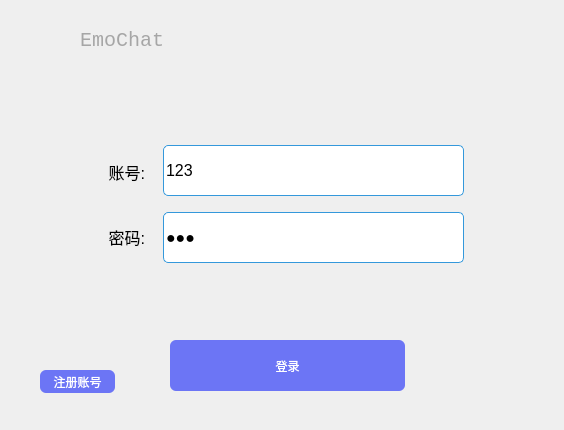
<?xml version="1.0" encoding="UTF-8"?>
<ui version="4.0">
 <class>Logging</class>
 <widget class="QWidget" name="Logging">
  <property name="geometry">
   <rect>
    <x>0</x>
    <y>0</y>
    <width>564</width>
    <height>430</height>
   </rect>
  </property>
  <property name="windowTitle">
   <string>Form</string>
  </property>
  <property name="windowIcon">
   <iconset resource="src.qrc">
    <normaloff>:/pic/src/wechat2.png</normaloff>:/pic/src/wechat2.png</iconset>
  </property>
  <widget class="QWidget" name="centerWidget" native="true">
   <property name="geometry">
    <rect>
     <x>0</x>
     <y>0</y>
     <width>561</width>
     <height>430</height>
    </rect>
   </property>
   <property name="minimumSize">
    <size>
     <width>430</width>
     <height>330</height>
    </size>
   </property>
   <property name="maximumSize">
    <size>
     <width>1000</width>
     <height>1000</height>
    </size>
   </property>
   <widget class="QStackedWidget" name="stackedWidget">
    <property name="geometry">
     <rect>
      <x>30</x>
      <y>10</y>
      <width>511</width>
      <height>401</height>
     </rect>
    </property>
    <property name="autoFillBackground">
     <bool>false</bool>
    </property>
    <property name="styleSheet">
     <string notr="true"/>
    </property>
    <property name="frameShape">
     <enum>QFrame::NoFrame</enum>
    </property>
    <property name="currentIndex">
     <number>0</number>
    </property>
    <widget class="QWidget" name="page">
     <widget class="QLabel" name="label">
      <property name="geometry">
       <rect>
        <x>54</x>
        <y>131</y>
        <width>61</width>
        <height>61</height>
       </rect>
      </property>
      <property name="font">
       <font>
        <pointsize>12</pointsize>
       </font>
      </property>
      <property name="layoutDirection">
       <enum>Qt::LeftToRight</enum>
      </property>
      <property name="text">
       <string>账号:</string>
      </property>
      <property name="alignment">
       <set>Qt::AlignRight|Qt::AlignTrailing|Qt::AlignVCenter</set>
      </property>
     </widget>
     <widget class="QLabel" name="label_2">
      <property name="geometry">
       <rect>
        <x>54</x>
        <y>196</y>
        <width>61</width>
        <height>61</height>
       </rect>
      </property>
      <property name="font">
       <font>
        <pointsize>12</pointsize>
       </font>
      </property>
      <property name="text">
       <string>密码:</string>
      </property>
      <property name="alignment">
       <set>Qt::AlignRight|Qt::AlignTrailing|Qt::AlignVCenter</set>
      </property>
     </widget>
     <widget class="QPushButton" name="pushBtn_close">
      <property name="geometry">
       <rect>
        <x>450</x>
        <y>0</y>
        <width>34</width>
        <height>40</height>
       </rect>
      </property>
      <property name="styleSheet">
       <string notr="true">QPushButton {
	border: none; /* no border for a flat push button */
	image: url(:/src/close.png); /* 最小化 */
	min-width: 34px;
	max-width: 34px;
	min-height: 40px;
	max-height: 40px;
}
QPushButton::hover {
	background-color: #f57575; 
}</string>
      </property>
      <property name="text">
       <string/>
      </property>
      <property name="icon">
       <iconset resource="src.qrc">
        <normaloff>:/pic/src/close.png</normaloff>:/pic/src/close.png</iconset>
      </property>
      <property name="iconSize">
       <size>
        <width>40</width>
        <height>40</height>
       </size>
      </property>
     </widget>
     <widget class="QLineEdit" name="lineEdit_account">
      <property name="geometry">
       <rect>
        <x>133</x>
        <y>135</y>
        <width>301</width>
        <height>51</height>
       </rect>
      </property>
      <property name="minimumSize">
       <size>
        <width>240</width>
        <height>22</height>
       </size>
      </property>
      <property name="maximumSize">
       <size>
        <width>2400</width>
        <height>2400</height>
       </size>
      </property>
      <property name="font">
       <font>
        <pointsize>12</pointsize>
       </font>
      </property>
      <property name="styleSheet">
       <string notr="true">QLineEdit{
	color: rgb(0, 0, 0);
	border-style: none;
	border-radius: 5px;	
	border-right:1px solid #3498db;
	border-top:1px solid #3498db;
	border-left:1px solid #3498db;
	border-bottom:1px solid #3498db;
	min-height: 20px;
}
QLineEdit:focus {
    border: 2px solid #3498db;
}</string>
      </property>
      <property name="text">
       <string>123</string>
      </property>
      <property name="maxLength">
       <number>16</number>
      </property>
     </widget>
     <widget class="QLineEdit" name="lineEdit_password">
      <property name="geometry">
       <rect>
        <x>133</x>
        <y>202</y>
        <width>301</width>
        <height>51</height>
       </rect>
      </property>
      <property name="minimumSize">
       <size>
        <width>240</width>
        <height>22</height>
       </size>
      </property>
      <property name="maximumSize">
       <size>
        <width>2400</width>
        <height>3000</height>
       </size>
      </property>
      <property name="font">
       <font>
        <pointsize>12</pointsize>
       </font>
      </property>
      <property name="styleSheet">
       <string notr="true">QLineEdit{
	color: rgb(0, 0, 0);
	border-style: none;
	border-radius: 5px;	
	border-right:1px solid #3498db;
	border-top:1px solid #3498db;
	border-left:1px solid #3498db;
	border-bottom:1px solid #3498db;
	min-height: 20px;
}
QLineEdit:focus {
    border: 2px solid #3498db;
}</string>
      </property>
      <property name="text">
       <string>123</string>
      </property>
      <property name="maxLength">
       <number>32</number>
      </property>
      <property name="echoMode">
       <enum>QLineEdit::Password</enum>
      </property>
     </widget>
     <widget class="QPushButton" name="pushBtn_hide">
      <property name="geometry">
       <rect>
        <x>410</x>
        <y>0</y>
        <width>34</width>
        <height>40</height>
       </rect>
      </property>
      <property name="styleSheet">
       <string notr="true">QPushButton {
	border: none; /* no border for a flat push button */
	image: url(:/src/min.png); /* 最小化 */
	min-width: 34px;
	max-width: 34px;
	min-height: 40px;
	max-height: 40px;
}
QPushButton::hover {
	background-color: rgba(166,166,166, 50); 
}</string>
      </property>
      <property name="text">
       <string/>
      </property>
      <property name="icon">
       <iconset resource="src.qrc">
        <normaloff>:/pic/src/min.png</normaloff>:/pic/src/min.png</iconset>
      </property>
      <property name="iconSize">
       <size>
        <width>40</width>
        <height>40</height>
       </size>
      </property>
     </widget>
     <widget class="QLabel" name="label_4">
      <property name="geometry">
       <rect>
        <x>50</x>
        <y>10</y>
        <width>121</width>
        <height>41</height>
       </rect>
      </property>
      <property name="font">
       <font>
        <family>Consolas</family>
        <pointsize>15</pointsize>
       </font>
      </property>
      <property name="styleSheet">
       <string notr="true">color: rgb(166,166,166);</string>
      </property>
      <property name="text">
       <string>EmoChat</string>
      </property>
     </widget>
     <widget class="QPushButton" name="pushButton_seePassword">
      <property name="geometry">
       <rect>
        <x>390</x>
        <y>210</y>
        <width>36</width>
        <height>36</height>
       </rect>
      </property>
      <property name="styleSheet">
       <string notr="true">border:none;</string>
      </property>
      <property name="text">
       <string/>
      </property>
      <property name="icon">
       <iconset resource="src.qrc">
        <normaloff>:/pic/src/eyes_open.png</normaloff>
        <normalon>:/pic/src/eyes_close.png</normalon>:/pic/src/eyes_open.png</iconset>
      </property>
      <property name="iconSize">
       <size>
        <width>36</width>
        <height>36</height>
       </size>
      </property>
      <property name="checkable">
       <bool>true</bool>
      </property>
     </widget>
     <widget class="QLabel" name="label_6">
      <property name="geometry">
       <rect>
        <x>0</x>
        <y>10</y>
        <width>40</width>
        <height>40</height>
       </rect>
      </property>
      <property name="text">
       <string/>
      </property>
      <property name="pixmap">
       <pixmap resource="src.qrc">:/pic/src/emochat.png</pixmap>
      </property>
      <property name="scaledContents">
       <bool>true</bool>
      </property>
     </widget>
     <widget class="QPushButton" name="pushButton_login">
      <property name="geometry">
       <rect>
        <x>140</x>
        <y>330</y>
        <width>235</width>
        <height>51</height>
       </rect>
      </property>
      <property name="minimumSize">
       <size>
        <width>235</width>
        <height>35</height>
       </size>
      </property>
      <property name="styleSheet">
       <string notr="true">QPushButton{
	
	color: rgb(255, 255, 255);
	border-style: solid;
	border-radius: 6px;	
	background-color: rgb(108, 117, 245);
}

QPushButton:hover{
	background-color: rgb(56,205,127);
}

QPushButton:pressed {
	background-color: rgb(7,193,96);
}</string>
      </property>
      <property name="text">
       <string>登录</string>
      </property>
      <property name="icon">
       <iconset>
        <disabledoff>:/icon/src/icon1.ico</disabledoff>
       </iconset>
      </property>
      <property name="iconSize">
       <size>
        <width>20</width>
        <height>20</height>
       </size>
      </property>
     </widget>
     <widget class="QPushButton" name="pushbtn_regist">
      <property name="geometry">
       <rect>
        <x>10</x>
        <y>360</y>
        <width>75</width>
        <height>23</height>
       </rect>
      </property>
      <property name="cursor">
       <cursorShape>ArrowCursor</cursorShape>
      </property>
      <property name="statusTip">
       <string>注册</string>
      </property>
      <property name="styleSheet">
       <string notr="true">QPushButton{
	
	color: rgb(255, 255, 255);
	border-style: solid;
	border-radius: 6px;	
	background-color: rgb(108, 117, 245);
}

QPushButton:hover{
	background-color: rgb(56,205,127);
}

QPushButton:pressed {
	background-color: rgb(7,193,96);
}</string>
      </property>
      <property name="text">
       <string>注册账号</string>
      </property>
     </widget>
    </widget>
    <widget class="QWidget" name="page_2">
     <widget class="QLabel" name="label_7">
      <property name="geometry">
       <rect>
        <x>83</x>
        <y>120</y>
        <width>81</width>
        <height>31</height>
       </rect>
      </property>
      <property name="font">
       <font>
        <pointsize>12</pointsize>
       </font>
      </property>
      <property name="text">
       <string>密码:</string>
      </property>
      <property name="alignment">
       <set>Qt::AlignRight|Qt::AlignTrailing|Qt::AlignVCenter</set>
      </property>
     </widget>
     <widget class="QLineEdit" name="lineEdit_account_2">
      <property name="geometry">
       <rect>
        <x>200</x>
        <y>80</y>
        <width>240</width>
        <height>30</height>
       </rect>
      </property>
      <property name="minimumSize">
       <size>
        <width>240</width>
        <height>22</height>
       </size>
      </property>
      <property name="maximumSize">
       <size>
        <width>240</width>
        <height>30</height>
       </size>
      </property>
      <property name="styleSheet">
       <string notr="true">QLineEdit{
	color: rgb(0, 0, 0);
	border-style: none;
	border-radius: 5px;	
	border-right:1px solid #3498db;
	border-top:1px solid #3498db;
	border-left:1px solid #3498db;
	border-bottom:1px solid #3498db;
	min-height: 20px;
}
QLineEdit:focus {
    border: 2px solid #3498db;
}</string>
      </property>
      <property name="text">
       <string/>
      </property>
      <property name="maxLength">
       <number>16</number>
      </property>
     </widget>
     <widget class="QLineEdit" name="lineEdit_password_2">
      <property name="geometry">
       <rect>
        <x>200</x>
        <y>120</y>
        <width>240</width>
        <height>30</height>
       </rect>
      </property>
      <property name="minimumSize">
       <size>
        <width>240</width>
        <height>22</height>
       </size>
      </property>
      <property name="maximumSize">
       <size>
        <width>240</width>
        <height>30</height>
       </size>
      </property>
      <property name="styleSheet">
       <string notr="true">QLineEdit{
	color: rgb(0, 0, 0);
	border-style: none;
	border-radius: 5px;	
	border-right:1px solid #3498db;
	border-top:1px solid #3498db;
	border-left:1px solid #3498db;
	border-bottom:1px solid #3498db;
	min-height: 20px;
}
QLineEdit:focus {
    border: 2px solid #3498db;
}</string>
      </property>
      <property name="text">
       <string/>
      </property>
      <property name="maxLength">
       <number>32</number>
      </property>
     </widget>
     <widget class="QLineEdit" name="lineEdit_password_3">
      <property name="geometry">
       <rect>
        <x>200</x>
        <y>160</y>
        <width>240</width>
        <height>30</height>
       </rect>
      </property>
      <property name="minimumSize">
       <size>
        <width>240</width>
        <height>22</height>
       </size>
      </property>
      <property name="maximumSize">
       <size>
        <width>240</width>
        <height>30</height>
       </size>
      </property>
      <property name="styleSheet">
       <string notr="true">QLineEdit{
	color: rgb(0, 0, 0);
	border-style: none;
	border-radius: 5px;	
	border-right:1px solid #3498db;
	border-top:1px solid #3498db;
	border-left:1px solid #3498db;
	border-bottom:1px solid #3498db;
	min-height: 20px;
}
QLineEdit:focus {
    border: 2px solid #3498db;
}</string>
      </property>
      <property name="text">
       <string/>
      </property>
      <property name="maxLength">
       <number>32</number>
      </property>
     </widget>
     <widget class="QLabel" name="label_8">
      <property name="geometry">
       <rect>
        <x>73</x>
        <y>160</y>
        <width>91</width>
        <height>31</height>
       </rect>
      </property>
      <property name="font">
       <font>
        <pointsize>12</pointsize>
       </font>
      </property>
      <property name="text">
       <string>确认密码:</string>
      </property>
      <property name="alignment">
       <set>Qt::AlignRight|Qt::AlignTrailing|Qt::AlignVCenter</set>
      </property>
     </widget>
     <widget class="QLabel" name="label_9">
      <property name="geometry">
       <rect>
        <x>83</x>
        <y>80</y>
        <width>81</width>
        <height>31</height>
       </rect>
      </property>
      <property name="font">
       <font>
        <pointsize>12</pointsize>
       </font>
      </property>
      <property name="text">
       <string>账号:</string>
      </property>
      <property name="alignment">
       <set>Qt::AlignRight|Qt::AlignTrailing|Qt::AlignVCenter</set>
      </property>
     </widget>
     <widget class="QLabel" name="label_10">
      <property name="geometry">
       <rect>
        <x>70</x>
        <y>200</y>
        <width>91</width>
        <height>31</height>
       </rect>
      </property>
      <property name="font">
       <font>
        <pointsize>12</pointsize>
       </font>
      </property>
      <property name="text">
       <string>昵称:</string>
      </property>
      <property name="alignment">
       <set>Qt::AlignRight|Qt::AlignTrailing|Qt::AlignVCenter</set>
      </property>
     </widget>
     <widget class="QLineEdit" name="lineEdit_name">
      <property name="geometry">
       <rect>
        <x>200</x>
        <y>200</y>
        <width>240</width>
        <height>30</height>
       </rect>
      </property>
      <property name="minimumSize">
       <size>
        <width>240</width>
        <height>22</height>
       </size>
      </property>
      <property name="maximumSize">
       <size>
        <width>240</width>
        <height>30</height>
       </size>
      </property>
      <property name="styleSheet">
       <string notr="true">QLineEdit{
	color: rgb(0, 0, 0);
	border-style: none;
	border-radius: 5px;	
	border-right:1px solid #3498db;
	border-top:1px solid #3498db;
	border-left:1px solid #3498db;
	border-bottom:1px solid #3498db;
	min-height: 20px;
}
QLineEdit:focus {
    border: 2px solid #3498db;
}</string>
      </property>
      <property name="text">
       <string/>
      </property>
      <property name="maxLength">
       <number>32</number>
      </property>
     </widget>
     <widget class="QPushButton" name="pushButton_regist">
      <property name="geometry">
       <rect>
        <x>100</x>
        <y>290</y>
        <width>84</width>
        <height>24</height>
       </rect>
      </property>
      <property name="autoFillBackground">
       <bool>false</bool>
      </property>
      <property name="styleSheet">
       <string notr="true">QPushButton{
	
	color: rgb(255, 255, 255);
	border-style: solid;
	border-radius: 6px;	
	background-color: rgb(108, 117, 245);
}

QPushButton:hover{
	background-color: rgb(56,205,127);
}

QPushButton:pressed {
	background-color: rgb(7,193,96);
}</string>
      </property>
      <property name="text">
       <string>注册</string>
      </property>
     </widget>
     <widget class="QPushButton" name="pushButton_return">
      <property name="geometry">
       <rect>
        <x>350</x>
        <y>290</y>
        <width>84</width>
        <height>24</height>
       </rect>
      </property>
      <property name="styleSheet">
       <string notr="true">QPushButton{
	
	color: rgb(255, 255, 255);
	border-style: solid;
	border-radius: 6px;	
	background-color: rgb(108, 117, 245);
}

QPushButton:hover{
	background-color: rgb(56,205,127);
}

QPushButton:pressed {
	background-color: rgb(7,193,96);
}</string>
      </property>
      <property name="text">
       <string>返回</string>
      </property>
     </widget>
     <widget class="QLabel" name="label_5">
      <property name="geometry">
       <rect>
        <x>50</x>
        <y>10</y>
        <width>121</width>
        <height>41</height>
       </rect>
      </property>
      <property name="font">
       <font>
        <family>Consolas</family>
        <pointsize>15</pointsize>
       </font>
      </property>
      <property name="styleSheet">
       <string notr="true">color: rgb(166,166,166);</string>
      </property>
      <property name="text">
       <string>EmoChat</string>
      </property>
     </widget>
     <widget class="QPushButton" name="pushBtn_close_2">
      <property name="geometry">
       <rect>
        <x>450</x>
        <y>0</y>
        <width>34</width>
        <height>40</height>
       </rect>
      </property>
      <property name="styleSheet">
       <string notr="true">QPushButton {
	border: none; /* no border for a flat push button */
	image: url(:/src/close.png); /* 最小化 */
	min-width: 34px;
	max-width: 34px;
	min-height: 40px;
	max-height: 40px;
}
QPushButton::hover {
	background-color: #f57575; 
}</string>
      </property>
      <property name="text">
       <string/>
      </property>
      <property name="icon">
       <iconset resource="src.qrc">
        <normaloff>:/pic/src/close.png</normaloff>:/pic/src/close.png</iconset>
      </property>
      <property name="iconSize">
       <size>
        <width>40</width>
        <height>40</height>
       </size>
      </property>
     </widget>
     <widget class="QPushButton" name="pushBtn_hide_2">
      <property name="geometry">
       <rect>
        <x>410</x>
        <y>0</y>
        <width>34</width>
        <height>40</height>
       </rect>
      </property>
      <property name="styleSheet">
       <string notr="true">QPushButton {
	border: none; /* no border for a flat push button */
	image: url(:/src/min.png); /* 最小化 */
	min-width: 34px;
	max-width: 34px;
	min-height: 40px;
	max-height: 40px;
}
QPushButton::hover {
	background-color: rgba(166,166,166, 50); 
}</string>
      </property>
      <property name="text">
       <string/>
      </property>
      <property name="icon">
       <iconset resource="src.qrc">
        <normaloff>:/pic/src/min.png</normaloff>:/pic/src/min.png</iconset>
      </property>
      <property name="iconSize">
       <size>
        <width>40</width>
        <height>40</height>
       </size>
      </property>
     </widget>
     <widget class="QLabel" name="label_11">
      <property name="geometry">
       <rect>
        <x>0</x>
        <y>10</y>
        <width>40</width>
        <height>40</height>
       </rect>
      </property>
      <property name="text">
       <string/>
      </property>
      <property name="pixmap">
       <pixmap resource="src.qrc">:/pic/src/emochat.png</pixmap>
      </property>
      <property name="scaledContents">
       <bool>true</bool>
      </property>
     </widget>
    </widget>
   </widget>
  </widget>
 </widget>
 <resources>
  <include location="src.qrc"/>
 </resources>
 <connections/>
</ui>
